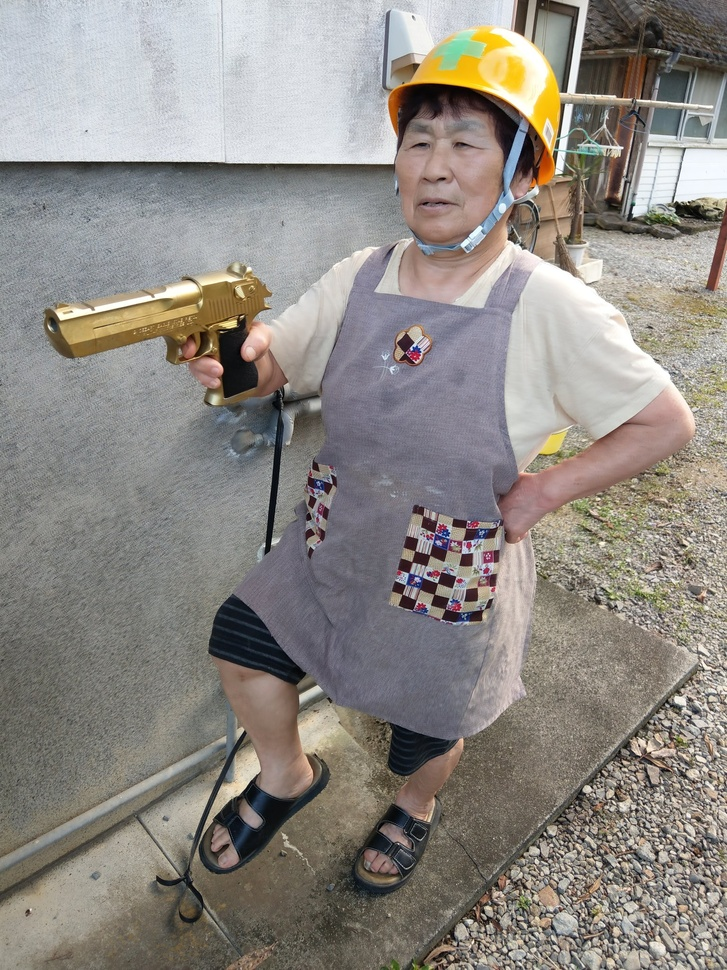
#> input picture image/grandma5.jpeg, 727 x 970 px, shrunk from 1536 x 2048 before the run, found by its file name
$ python morphology.py
#> lines starting #> are read from the running program, lines starting #| are printed output that depends on the picture; after the words box and inside, x2 and y2 are one past the last pixel; in counts of white or black regions, pixels touching at a corner belong together
import cv2 as cv
import numpy as np
import matplotlib.pyplot as plt

#cv.IMREAD_UNCHANGED : 원본 이미지 그대로 읽기
img=cv.imread('./image/grandma5.jpeg', cv.IMREAD_UNCHANGED)
#> img is the input picture: shape (970, 727, 3); mean B, G, R 131.7, 137.3, 142.2

t,bin_img=cv.threshold(img[:,:,2],0,255,cv.THRESH_BINARY+cv.THRESH_OTSU)
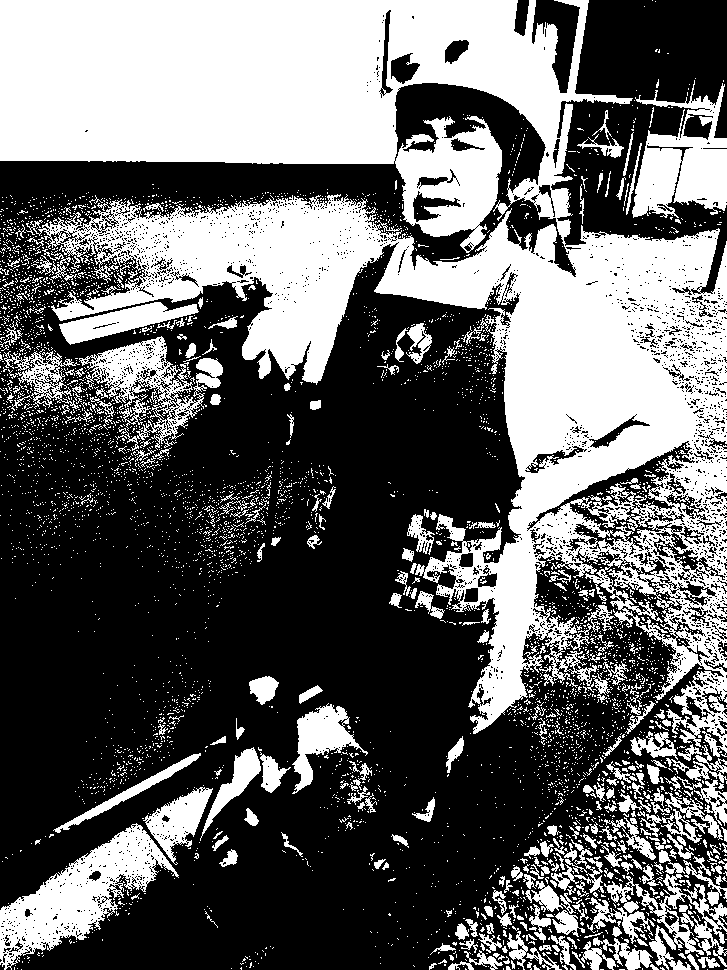
#> bin_img: shape (970, 727); 40.1% white; 4731 white regions (4429 under 20 px), largest, box (x1, y1, x2, y2) and area: (0, 0, 727, 757) 206593, (0, 823, 179, 970) 9432, (632, 80, 727, 218) 7163
#> t = 150
#xticks : x축 눈금 제거
#yticks : y축 눈금 제거
plt.imshow(bin_img,cmap='gray'),plt.xticks([]),plt.yticks([])
plt.show()

b=bin_img[bin_img.shape[0]//2:bin_img.shape[0],0:bin_img.shape[0]//2+1]
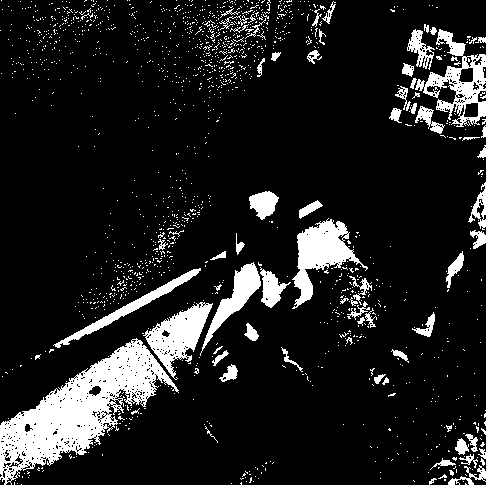
#> b: shape (485, 486); 12.3% white; 1458 white regions (1386 under 20 px), largest, box (x1, y1, x2, y2) and area: (0, 338, 179, 485) 9432, (292, 218, 368, 309) 2593, (415, 29, 486, 127) 2318
plt.imshow(b,cmap='gray'),plt.xticks([]),plt.yticks([])
plt.show()

se=np.uint8([[0,0,1,0,0],
             [0,1,1,1,0],
             [1,1,1,1,1],
             [0,1,1,1,0],
             [0,0,1,0,0]])

#팽창
b_dilation = cv.dilate(b,se,iterations=1)
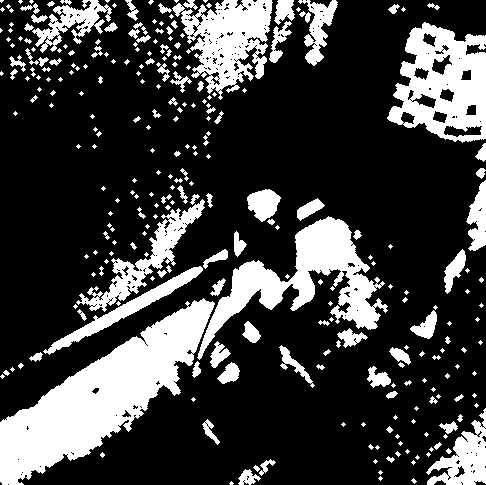
#> b_dilation: shape (485, 486); 24.5% white; 283 white regions (169 under 20 px), largest, box (x1, y1, x2, y2) and area: (0, 298, 215, 485) 15140, (197, 216, 388, 360) 8016, (387, 22, 486, 143) 7146
plt.imshow(b_dilation,cmap='gray'),plt.xticks([]),plt.yticks([])
plt.show()

#침식
b_erosion = cv.erode(b,se,iterations=1)
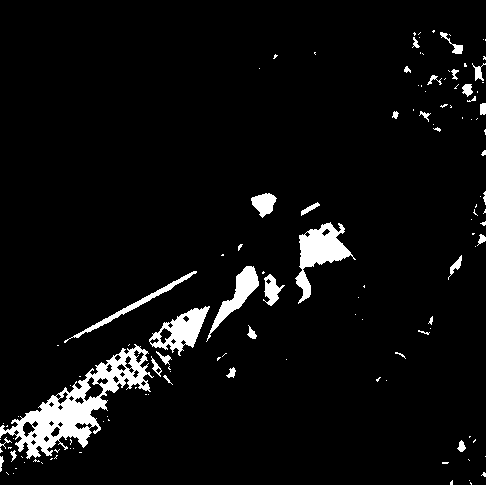
#> b_erosion: shape (485, 486); 5.2% white; 129 white regions (94 under 20 px), largest, box (x1, y1, x2, y2) and area: (0, 344, 154, 459) 4894, (295, 222, 356, 304) 1814, (149, 306, 210, 356) 1269
plt.imshow(b_erosion,cmap='gray'),plt.xticks([]),plt.yticks([])
plt.show()

#닫기(팽창 후 침식)
b_opening = cv.erode(cv.dilate(b,se,iterations=1),se,iterations=1)
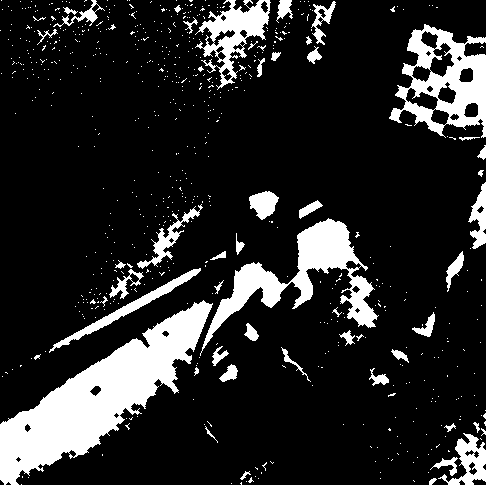
#> b_opening: shape (485, 486); 15.6% white; 652 white regions (602 under 20 px), largest, box (x1, y1, x2, y2) and area: (0, 300, 213, 485) 13518, (200, 218, 379, 356) 6024, (389, 24, 486, 138) 5018
plt.imshow(b_opening,cmap='gray'),plt.xticks([]),plt.yticks([])
plt.show()

$ run again, with image/grandma1.jpeg copied over image/grandma5.jpeg
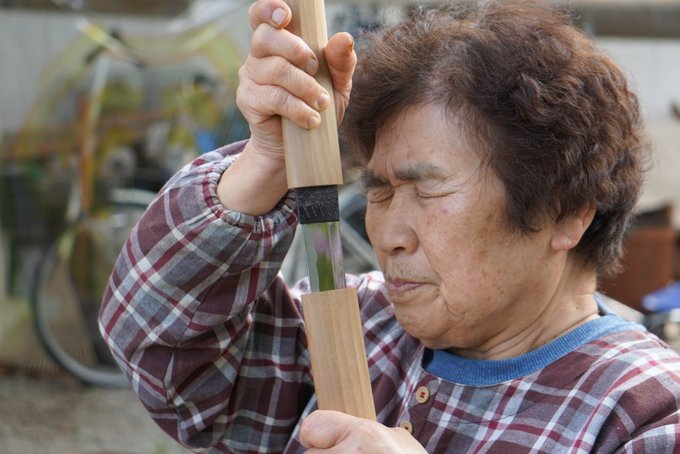
#> input picture image/grandma1.jpeg, 680 x 454 px, found by its file name
#> img is the input picture: shape (454, 680, 3); mean B, G, R 101.1, 105.9, 119.8
#> `t,bin_img=cv.threshold(img[:,:,2],0,255,cv.THRESH_BINARY+cv.THRESH_OTSU)`:
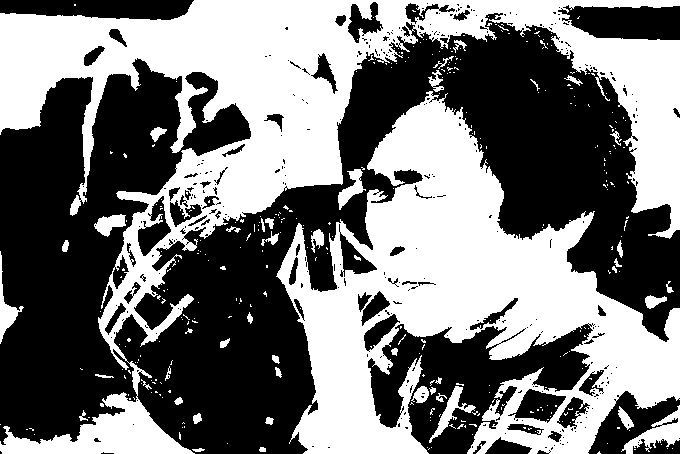
#> bin_img: shape (454, 680); 46.9% white; 341 white regions (295 under 20 px), largest, box (x1, y1, x2, y2) and area: (0, 0, 680, 454) 74382, (276, 91, 680, 454) 63784, (621, 405, 680, 454) 1003
#> t = 122
#> b: shape (227, 228); 21.6% white; 77 white regions (63 under 20 px), largest, box (x1, y1, x2, y2) and area: (0, 0, 204, 227) 9761, (0, 24, 24, 117) 559, (95, 0, 112, 10) 108
#> b_dilation: shape (227, 228); 31% white; 22 white regions (6 under 20 px), largest, box (x1, y1, x2, y2) and area: (0, 0, 217, 227) 13985, (0, 22, 26, 119) 792, (93, 0, 114, 12) 161
#> b_erosion: shape (227, 228); 13.8% white; 22 white regions (12 under 20 px), largest, box (x1, y1, x2, y2) and area: (0, 167, 192, 227) 4420, (100, 0, 182, 128) 1810, (0, 57, 17, 112) 342
#> `b_opening = cv.erode(cv.dilate(b,se,iterations=1),se,iterations=1)`:
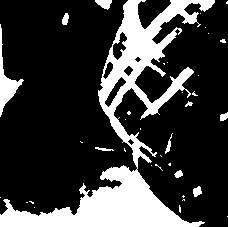
#> b_opening: shape (227, 228); 23.3% white; 37 white regions (27 under 20 px), largest, box (x1, y1, x2, y2) and area: (0, 0, 215, 227) 10912, (0, 24, 24, 117) 570, (95, 0, 112, 10) 109

$ run again, with image/grandma2.jpeg copied over image/grandma5.jpeg
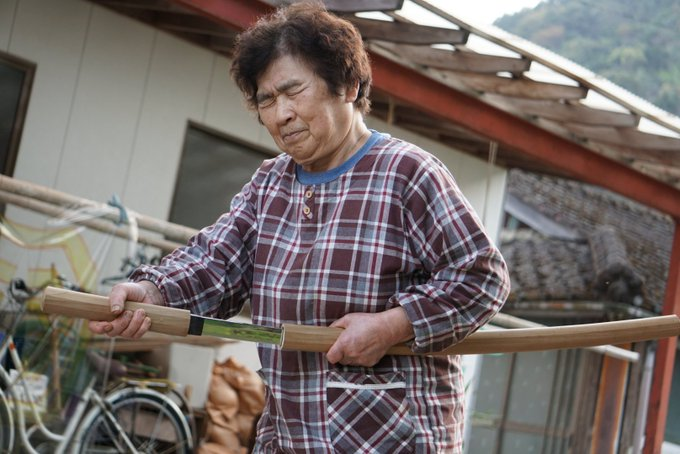
#> input picture image/grandma2.jpeg, 680 x 454 px, found by its file name
#> img is the input picture: shape (454, 680, 3); mean B, G, R 103.7, 107, 116.8
#> `t,bin_img=cv.threshold(img[:,:,2],0,255,cv.THRESH_BINARY+cv.THRESH_OTSU)`:
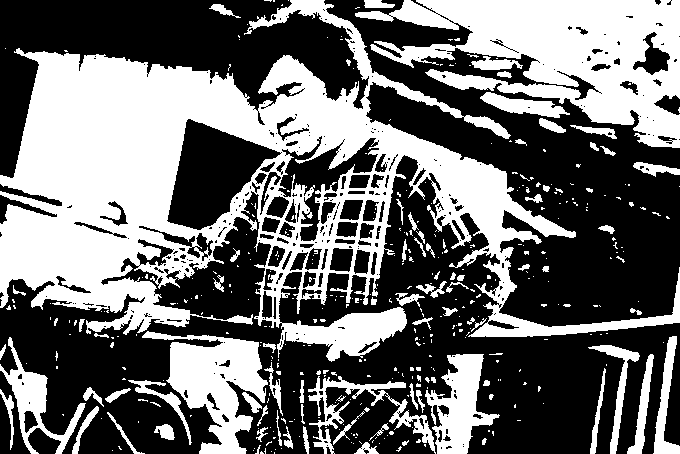
#> bin_img: shape (454, 680); 42.8% white; 409 white regions (325 under 20 px), largest, box (x1, y1, x2, y2) and area: (0, 0, 680, 362) 80170, (355, 0, 680, 148) 23883, (142, 331, 268, 454) 6976
#> t = 122
#> b: shape (227, 228); 45.1% white; 58 white regions (42 under 20 px), largest, box (x1, y1, x2, y2) and area: (0, 0, 228, 108) 14286, (142, 104, 228, 227) 4451, (0, 110, 86, 227) 2344
#> b_dilation: shape (227, 228); 60.4% white; 44 black regions (28 under 20 px), largest, box (x1, y1, x2, y2) and area: (0, 54, 170, 206) 10558, (64, 158, 218, 227) 5193, (156, 17, 228, 91) 2128
#> b_erosion: shape (227, 228); 30.1% white; 67 white regions (45 under 20 px), largest, box (x1, y1, x2, y2) and area: (0, 0, 189, 106) 9480, (169, 113, 228, 227) 3325, (7, 133, 83, 227) 1254
#> `b_opening = cv.erode(cv.dilate(b,se,iterations=1),se,iterations=1)`:
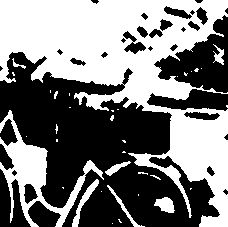
#> b_opening: shape (227, 228); 48.5% white; 35 white regions (26 under 20 px), largest, box (x1, y1, x2, y2) and area: (0, 0, 228, 227) 21095, (0, 110, 104, 227) 2890, (72, 179, 99, 227) 283

$ run again, with image/grandma3.jpeg copied over image/grandma5.jpeg
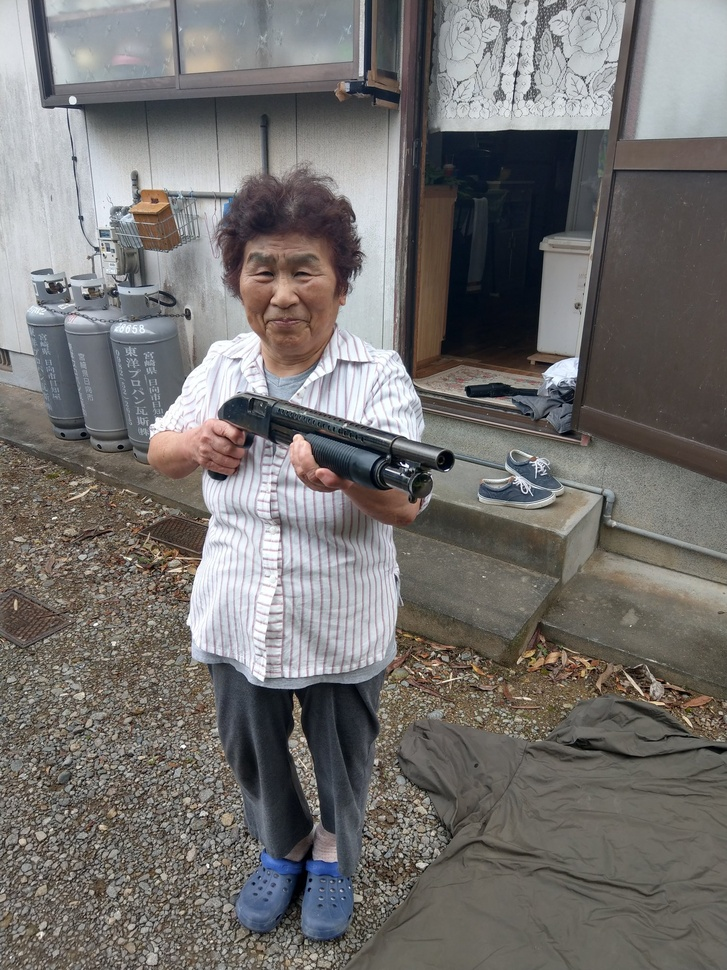
#> input picture image/grandma3.jpeg, 727 x 970 px, shrunk from 1536 x 2048 before the run, found by its file name
#> img is the input picture: shape (970, 727, 3); mean B, G, R 111.1, 113, 115.7
#> `t,bin_img=cv.threshold(img[:,:,2],0,255,cv.THRESH_BINARY+cv.THRESH_OTSU)`:
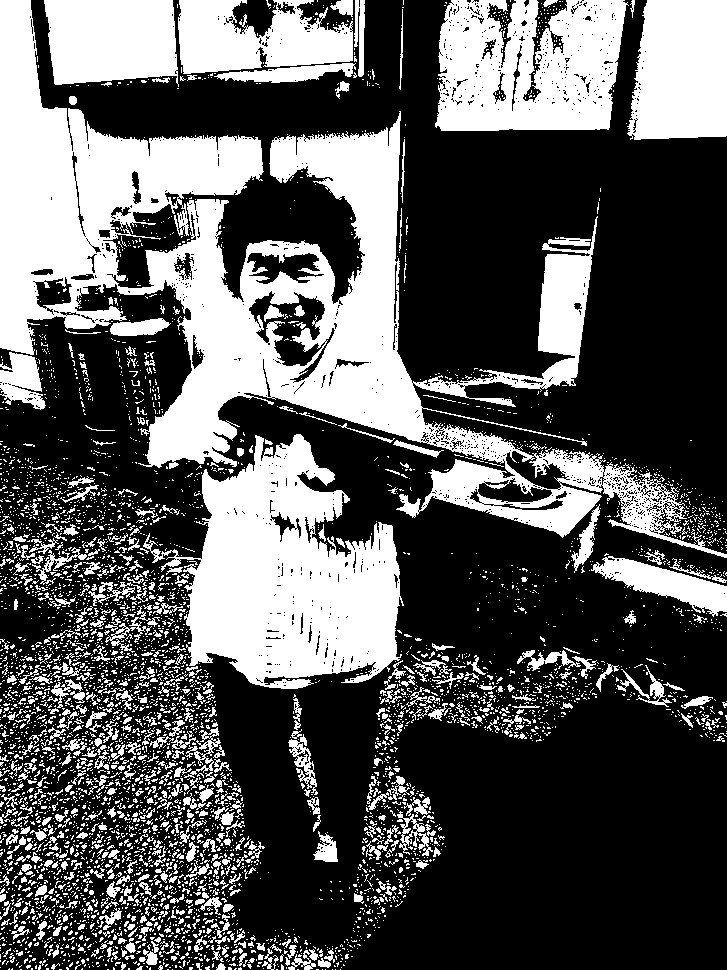
#> bin_img: shape (970, 727); 35.1% white; 5343 white regions (4777 under 20 px), largest, box (x1, y1, x2, y2) and area: (0, 0, 727, 558) 100630, (143, 434, 404, 689) 36747, (435, 0, 629, 131) 20167
#> t = 129
#> b: shape (485, 486); 31.9% white; 3899 white regions (3418 under 20 px), largest, box (x1, y1, x2, y2) and area: (143, 0, 404, 204) 33649, (396, 0, 486, 33) 1245, (288, 249, 318, 310) 598
#> b_dilation: shape (485, 486); 65.7% white; 1182 black regions (1047 under 20 px), largest, box (x1, y1, x2, y2) and area: (201, 171, 394, 469) 30594, (343, 232, 486, 485) 19934, (309, 0, 486, 183) 14686
#> b_erosion: shape (485, 486); 12.8% white; 292 white regions (274 under 20 px), largest, box (x1, y1, x2, y2) and area: (188, 0, 398, 198) 27914, (434, 0, 476, 20) 365, (316, 361, 336, 375) 164
#> `b_opening = cv.erode(cv.dilate(b,se,iterations=1),se,iterations=1)`:
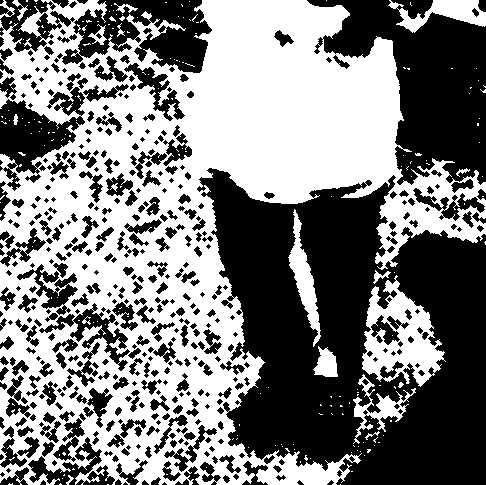
#> b_opening: shape (485, 486); 50.1% white; 458 black regions (157 under 20 px), largest, box (x1, y1, x2, y2) and area: (197, 168, 486, 485) 57691, (307, 0, 486, 185) 17036, (62, 0, 212, 73) 6144
